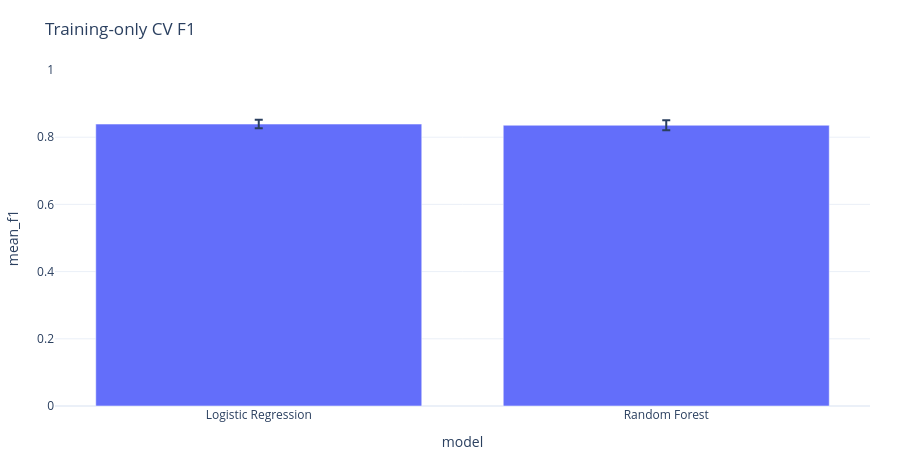

Notebook code for this chart:
### Markdown cell above
## Step 9 — Random Forest with identical folds
150 trees, max depth 6, minimum leaf size 3. Scaling is retained for the shared workflow even though trees generally do not require it.

### Code cell
rf = Pipeline(prepare().steps + [("classifier", RandomForestClassifier(n_estimators=150, max_depth=6, min_samples_leaf=3, n_jobs=1, random_state=SEED))])
rf_cv = cross_val_score(rf, Xtr, ytr, cv=folds, scoring="f1", n_jobs=1)
cv_table = pd.DataFrame({"model": ["Logistic Regression", "Random Forest"], "fold_1": [lr_cv[0], rf_cv[0]], "fold_2": [lr_cv[1], rf_cv[1]], "fold_3": [lr_cv[2], rf_cv[2]], "mean_f1": [lr_cv.mean(), rf_cv.mean()], "sd_f1": [lr_cv.std(), rf_cv.std()]})
display(cv_table)
show_chart(px.bar(cv_table, x="model", y="mean_f1", error_y="sd_f1", range_y=[0, 1], title="Training-only CV F1"))

### Figure 1 — Plotly figure (JSON) as saved in the notebook; plotly's stock layout.template omitted (floating-point values rounded to 4 significant figures)
{"data": [{"error_y": {"array": [0.01269, 0.01458]}, "hovertemplate": "model=%{x}<br>mean_f1=%{y}<extra></extra>", "legendgroup": "", "marker": {"color": "#636efa", "pattern": {"shape": ""}}, "name": "", "orientation": "v", "showlegend": false, "textposition": "auto", "x": ["Logistic Regression", "Random Forest"], "xaxis": "x", "y": [0.8391, 0.8356], "yaxis": "y", "type": "bar"}], "layout": {"xaxis": {"anchor": "y", "domain": [0.0, 1.0], "title": {"text": "model"}}, "yaxis": {"anchor": "x", "domain": [0.0, 1.0], "title": {"text": "mean_f1"}, "range": [0, 1]}, "legend": {"tracegroupgap": 0}, "title": {"text": "Training-only CV F1"}, "barmode": "relative", "margin": {"l": 30, "r": 30, "t": 70, "b": 40}, "height": 460}}
